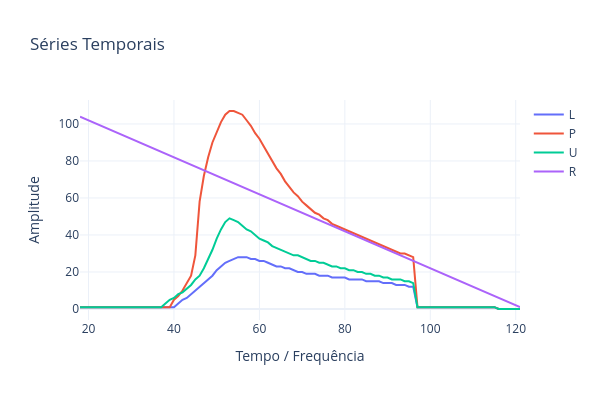

The notebook cell this image was saved under:
### Code cell
init = (st+nRS)
df_RS = (pd.read_csv(os.path.join(dir_rs,brng)).abs()).iloc[:,:-1]
df_HI = (pd.read_csv(os.path.join(dir_hi,brng)).abs()).iloc[:,-1:]
if drop: df_RS = df_RS.drop(columns='Y')
RS = process_RS(df_RS,nRS)
HI = process_HI(df_HI,nHI=nHI,init=init)
xS,yS,zS = RS[st:-2], HI[:-1], HI[1:]

teda=AutoCloud(m=m, nS=len(xS[0]), nI=len(yS[0]), nR=nR, nO=len(yS[0]), 
                            ηS= [N1, N2, N3], tau=tau, decay=D,eol=0.2,
                            fator=1,st=init,end=len(df_RS)-init,wta=True,ep=0.12) 

for j,_ in enumerate(xS[:]):
    x,y,z= xS[j],yS[j],zS[j]
    teda.run(x)
    teda.adapt(y,z)
    #teda.RUL_single(y)
    teda.RUL_uncertainty(y)

#plot_2series(x1=teda.cycleP,x2=teda.cycleP,y1=teda.rulR,y2=teda.rulP, title=brng,s1='True',s2='Pred')
#plot_DSI2(teda,ftrs=2,title='DSI - Granulation',ncol=2)

x = teda.cycleP
yL,yP,yU,yR = teda.rulL,teda.rulP,teda.rulU,teda.rulR
plot_series(series=[[x,x,x,x],[yL,yP,yU,yR]],names=['L','P','U','R'],show=False)
